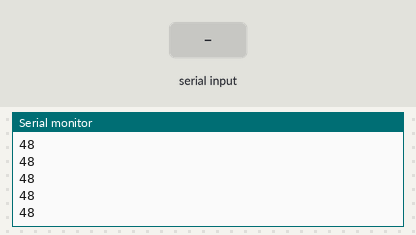
Bench run of a sketch on a simulated ESP32. On the bench: the last lines printed to the serial monitor. Inputs (shaded band) come from the test bench. Nothing arrives over Bluetooth unless stated.

Above: at 1.2 s.
1.3 s: "1" received over the second serial link
At 1.31 s:
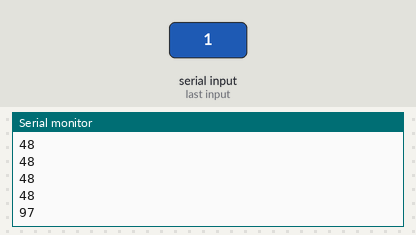
2.8 s: "0" received over the second serial link
At 2.81 s:
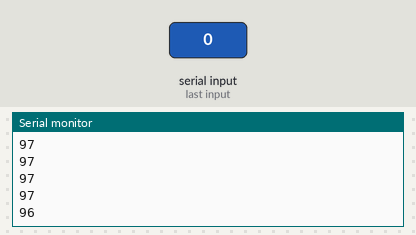
4.3 s: "2" received over the second serial link
At 4.31 s:
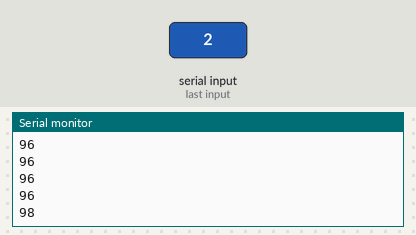
Timing chart, 0 to 7.3 s (numbered marks = the images above; inputs shaded):
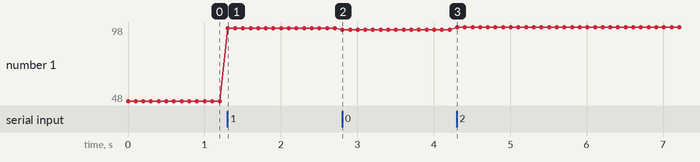

The sketch:

sketch_nov19a.ino
```cpp
// Note: when uploading to esp32, boot may need to be held down
//during sketch and upload on com6, use com8 to see serial output
#include "BluetoothSerial.h"
#include <driver/uart.h>
//#include <winsock.h>

BluetoothSerial SerialBt; // COM8
bool rdy = false;
bool cnctd = false;
unsigned char temp;

#define rx 17
#define tx 16

//const int uart_num = UART_NUM_2;
//const int uart_buffer_size = (1024 * 2);\
//
//QueueHandle_t uart_queue;
//
//uart_config_t uart_config = {
//  .baud_rate = 9600,
//  .data_bits = UART_DATA_8_BITS,
//  .parity = UART_PARITY_DISABLE,
//  .stop_bits = UART_STOP_BITS_1,
//  .flow_ctrl = UART_HW_FLOWCTRL_CTS_RTS,
//  .rx_flow_ctrl_thresh = 122,
//  };
//

void setup() {
  // put your setup code here, to run once:
  Serial.begin(9600);
//  ESP_ERROR_CHECK(uart_param_config(UART_NUM_2, &uart_config));
//  ESP_ERROR_CHECK(uart_set_pin(UART_NUM_2, tx, rx, UART_PIN_NO_CHANGE, UART_PIN_NO_CHANGE));
//  ESP_ERROR_CHECK(uart_driver_install(UART_NUM_2, uart_buffer_size, uart_buffer_size, 10, &uart_queue, 0));
  Serial2.begin(9600, SERIAL_8N1, rx, tx);
  SerialBt.begin("esp32");
}

void loop() {
  // put your main code here, to run repeatedly:
  //SerialBt.println("Hello World");
  //Serial.print(char(Serial2.write('z')));
  //SerialBt.println("Connected");
  //Serial.println("Connected");
  while(Serial2.available())
  {
    temp = Serial2.read();
  }
  //uint8_t data[128];
  //int length = 0;
  //uart_read_bytes(UART_NUM_2, data, length, 100);
  //temp = data[0];
  Serial.println(char(temp)+'0');
  SerialBt.write(temp);
  //Serial2.flush();
  //uart_flush(UART_NUM_2);
  //SerialBt.println(temp);
  delay(100);
}
```

Measured:
- after the input at 1.3 s, the serial monitor: prints a new line at once (image 1)
- after the input at 2.8 s, the serial monitor: prints a new line at once (image 2)
- after the input at 4.3 s, the serial monitor: prints a new line at once (image 3)
- plotted number 1: 48 → 97 after the input at 1.3 s, 97 → 96 after the input at 2.8 s, 96 → 98 after the input at 4.3 s
